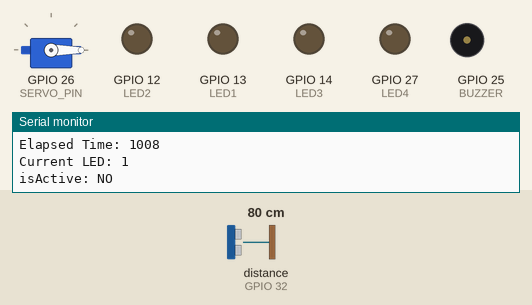
The sketch below on a simulated ESP32. On the bench: servo, output pins drawn as LEDs (lit = HIGH), buzzer (waves = sounding, pin HIGH), the last lines printed to the serial monitor. Wiring (inferred from the names in the program): ultrasonic range finder: trigger GPIO 33; echo GPIO 32. Inputs (shaded band) come from the test bench; at power-on: distance to the obstacle (sensor on GPIO 32) 80 cm. The echo pulse lasts 58.3 µs per cm; pins used as bus, display or sensor lines are not drawn.

Above: at 2.2 s.
2.3 s: distance to the obstacle (sensor on GPIO 32) set to 12 cm
3.8 s: distance to the obstacle (sensor on GPIO 32) set to 9 cm
At 4.6 s:
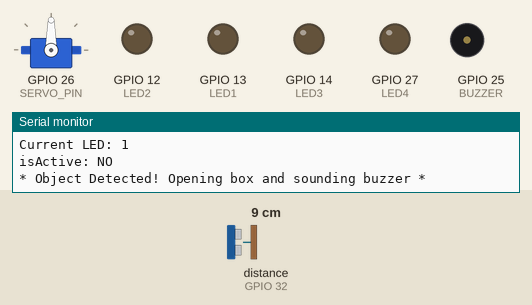
At 5.5 s:
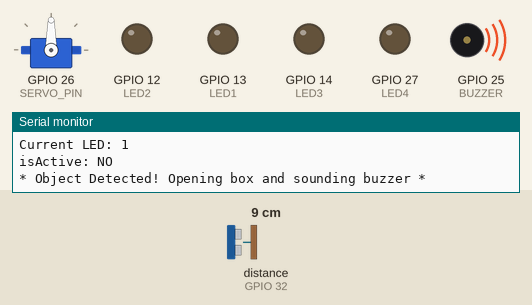
6.3 s: distance to the obstacle (sensor on GPIO 32) set to 18 cm
At 12.2 s:
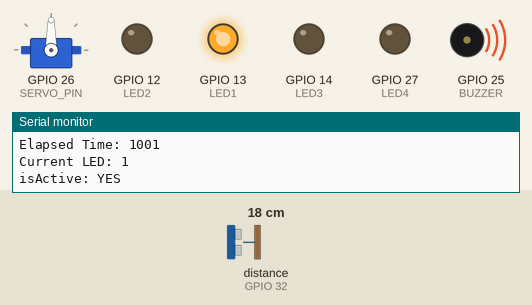
Timing chart, 0 to 27.5 s (numbered marks = the images above; inputs shaded):
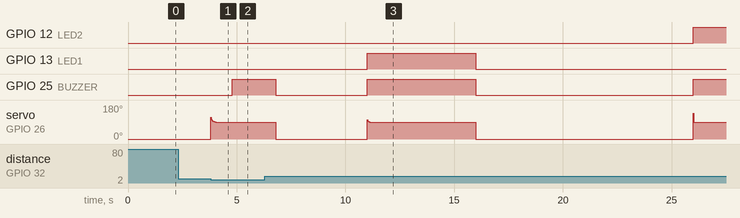

Measured:
- the behaviour switches between 11 and 10 cm on distance to the obstacle (sensor on GPIO 32) (found by bisection; images 0 and 1)
- after the input at 3.8 s, GPIO 25 (BUZZER): LOW → HIGH after 1.0 s
- after the input at 6.3 s, GPIO 12 (LED2): LOW → HIGH after 19.7 s; GPIO 13 (LED1): LOW → HIGH after 4.7 s, → LOW 5.0 s later

The sketch:

medicine-buzzer-led.ino
```cpp
#include <ESP32Servo.h>

// Define pin connections for LEDs, Buzzer, Servo, and Ultrasonic Sensor
#define LED1 13
#define LED2 12
#define LED3 14
#define LED4 27
#define BUZZER 25
#define SERVO_PIN 26
#define TRIG_PIN 33
#define ECHO_PIN 32

Servo myServo;

// PID variables
float Kp = 1.0, Ki = 0.1, Kd = 0.05;
float prev_error = 0.0;
float integral = 0.0;
unsigned long lastTime = 0;
int targetAngle = 90;  // Open position
int currentAngle = 0;  // Starting position

// Timer settings
const unsigned long intervalDuration = 10000;
const unsigned long activeDuration = 5000;
unsigned long startTime;
bool isActive = false;
int currentLED = 1;

void setup() {
    Serial.begin(115200);
    delay(1000);

    pinMode(LED1, OUTPUT);
    pinMode(LED2, OUTPUT);
    pinMode(LED3, OUTPUT);
    pinMode(LED4, OUTPUT);
    pinMode(BUZZER, OUTPUT);
    pinMode(TRIG_PIN, OUTPUT);
    pinMode(ECHO_PIN, INPUT);

    digitalWrite(LED1, LOW);
    digitalWrite(LED2, LOW);
    digitalWrite(LED3, LOW);
    digitalWrite(LED4, LOW);
    digitalWrite(BUZZER, LOW);

    myServo.attach(SERVO_PIN);
    myServo.write(currentAngle);

    startTime = millis();
    lastTime = millis();

    Serial.println("Setup complete. Monitoring...");
}

void loop() {
    float distance = readUltrasonicDistance();

    if (distance > 0 && distance < 10) {
        Serial.println("* Object Detected! Opening box and sounding buzzer *");
        moveServoPID(targetAngle);
        digitalWrite(BUZZER, HIGH);
        delay(2000);  // Keep it open and buzzer on for 2 seconds
        digitalWrite(BUZZER, LOW);
        moveServoPID(0);  // Close box again
        return;  // Skip the regular timer cycle this loop
    }

    unsigned long currentTime = millis();
    unsigned long elapsedTime = currentTime - startTime;

    static unsigned long lastDebugTime = 0;
    if (currentTime - lastDebugTime >= 1000) {
        Serial.print("Elapsed Time: ");
        Serial.println(elapsedTime);
        Serial.print("Current LED: ");
        Serial.println(currentLED);
        Serial.print("isActive: ");
        Serial.println(isActive ? "YES" : "NO");
        lastDebugTime = currentTime;
    }

    if (!isActive && elapsedTime >= intervalDuration) {
        Serial.print("* Turning ON LED");
        Serial.print(currentLED);
        Serial.println(" and Buzzer *");

        switch(currentLED) {
            case 1: digitalWrite(LED1, HIGH); break;
            case 2: digitalWrite(LED2, HIGH); break;
            case 3: digitalWrite(LED3, HIGH); break;
            case 4: digitalWrite(LED4, HIGH); break;
        }
        digitalWrite(BUZZER, HIGH);
        isActive = true;
        startTime = currentTime;

        moveServoPID(targetAngle);
    }
    else if (isActive && elapsedTime >= activeDuration) {
        Serial.print("* Turning OFF LED");
        Serial.print(currentLED);
        Serial.println(" and Buzzer *");

        digitalWrite(LED1, LOW);
        digitalWrite(LED2, LOW);
        digitalWrite(LED3, LOW);
        digitalWrite(LED4, LOW);
        digitalWrite(BUZZER, LOW);

        isActive = false;
        currentLED++;
        if (currentLED > 4) currentLED = 1;
        startTime = currentTime;

        moveServoPID(0);
    }
}

// PID control to move servo smoothly
void moveServoPID(int target) {
    unsigned long now = millis();
    float dt = (now - lastTime) / 1000.0;
    lastTime = now;

    for (int i = 0; i < 50; i++) {
        float error = target - currentAngle;
        integral += error * dt;
        float derivative = (error - prev_error) / dt;

        float output = Kp * error + Ki * integral + Kd * derivative;
        currentAngle += output;

        if (currentAngle > 180) currentAngle = 180;
        if (currentAngle < 0) currentAngle = 0;

        myServo.write((int)currentAngle);
        prev_error = error;

        delay(20);
    }
}

// Function to measure distance
float readUltrasonicDistance() {
    digitalWrite(TRIG_PIN, LOW);
    delayMicroseconds(2);
    digitalWrite(TRIG_PIN, HIGH);
    delayMicroseconds(10);
    digitalWrite(TRIG_PIN, LOW);

    long duration = pulseIn(ECHO_PIN, HIGH, 30000);
    float distance = duration * 0.0343 / 2.0;

    return distance;
}
```
